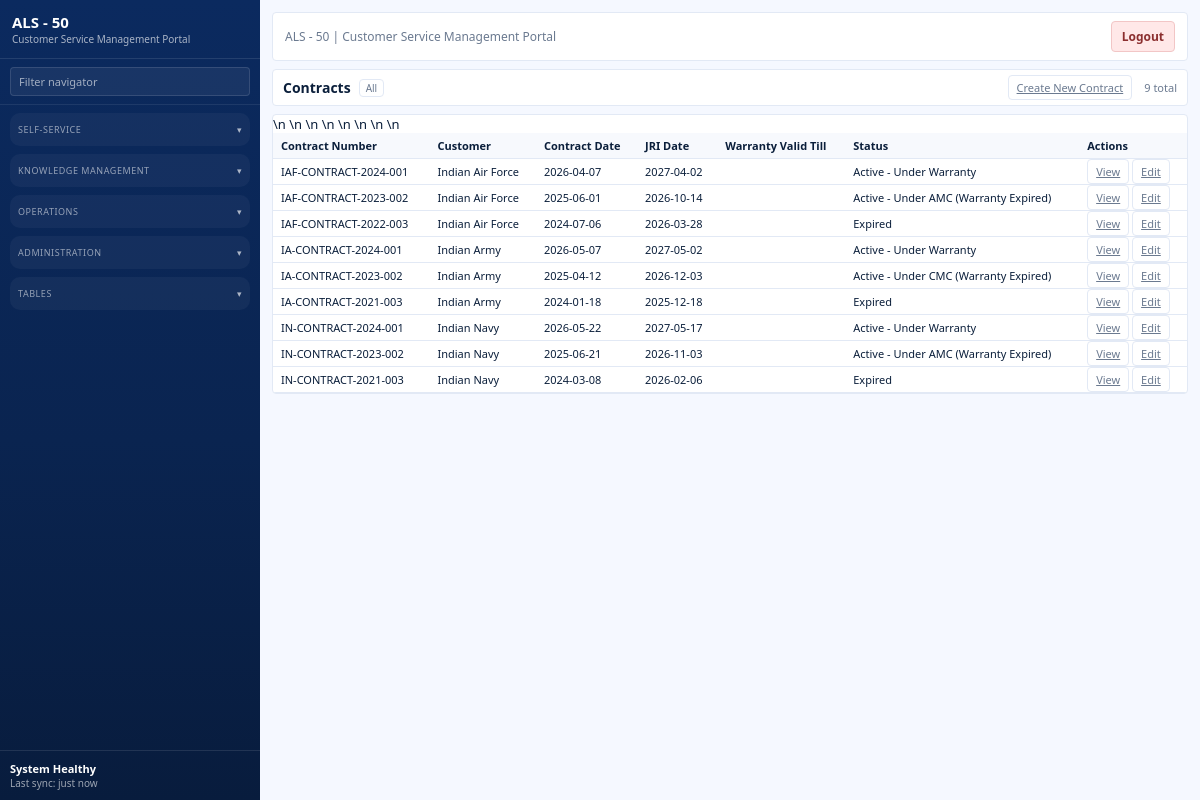
Page /admin/contracts on the committed database.
### models/entities.py (models this page shows)
class Contract(Base):
    __tablename__ = "contracts"
    id = Column(Integer, primary_key=True, index=True)
    number = Column(String(100), unique=True, nullable=False)
    customer_id = Column(Integer, nullable=True)
    data = Column(JSON, default=dict)
    created_at = Column(DateTime(timezone=True), server_default=func.now(), nullable=False)

class Customer(Base):
    __tablename__ = "customers"
    id = Column(Integer, primary_key=True, index=True)
    name = Column(String(200), nullable=False)
    data = Column(JSON, default=dict)
    created_at = Column(DateTime(timezone=True), server_default=func.now(), nullable=False)

### routers/admin.py (the view)
@router.get("/admin/contracts")
def contracts_list_page(request: Request, db: Session = Depends(get_db)):
    page = int(request.query_params.get("page", 1))
    db_contracts = db.query(Contract).order_by(Contract.id).all()
    all_contracts = [
        entity_to_dict(contract, db=db, top_level_fields=["number", "customer_id"])
        for contract in db_contracts
    ]
    import datetime
    today = datetime.date.today()
    for contract in all_contracts:
        valid_till = contract.get("valid_till")
        if valid_till:
            try:
                vt_date = datetime.datetime.strptime(valid_till, "%Y-%m-%d").date()
                if vt_date < today:
                    contract["status"] = "Expired"
            except Exception:
                pass
    pagination = paginate(all_contracts, page=page, per_page=50)
    context = build_template_context(request, contracts=pagination["items"], pagination=pagination)
    return templates.TemplateResponse(request, "contracts_list.html", context)

### templates/contracts_list.html (shortened to what this page needs)
{% extends "base.html" %}
{% block content %}
<section class="list-shell">
  <div class="list-bar">
    <div class="list-title">
      <h1>Contracts</h1>
      <span class="pill">All</span>
    </div>
    <div class="list-controls">
      <div class="list-actions">
        <a class="ghost small" href="/admin/contracts/new">Create New Contract</a>
      </div>
      <span class="list-meta">{{ pagination.total }} total</span>
    </div>
  </div>
  <div class="list-card">
    <table class="table dense">
      <thead>
        <tr> <th>Contract Number</th> <th>Customer</th> <th>Contract Date</th> <th>JRI Date</th> <th>Warranty Valid Till</th> <th>Status</th> <th>Actions</th> </tr>
      </thead>
      <tbody>
        {% for contract in contracts %}
        <tr>
          <td>{{ contract.number }}</td>
          <td>{{ contract.customer_name }}</td>
          <td>{{ contract.executed_on }}</td>
          <td>{{ contract.valid_till }}</td>
          <td>{{ contract.get('warranty_valid_till', '') if contract is mapping else '' }}</td>
          <td>{{ contract.status }}</td>
          <td>
            <a class="ghost small" href="/admin/contracts/{{ contract.id }}">View</a>
            <a class="ghost small" href="/admin/contracts/{{ contract.id }}/edit">Edit</a>
          </td>
        </tr>
        {% endfor %}
      </tbody>
    </table>
  </div>
</section>
{% endblock %}

### templates/base.html (shortened to what this page needs)
<!doctype html>
<html lang="en">
  <head>
    <link rel="stylesheet" href="/static/css/styles.css?v=1.1" />
  </head>
  <body class="si-app">
    <aside id="sidebar" class="si-sidebar">
      <div class="si-brand">
        <div>
          <div class="si-brand-name">ALS - 50</div>
          <div class="si-brand-sub">Customer Service Management Portal</div>
        </div>
      </div>
      <div class="si-filter">
        <input type="search" placeholder="Filter navigator" />
      </div>
      <nav class="si-nav">
        <details class="si-nav-group open">
          <summary class="si-nav-section">Self-Service</summary>
        </details>
        <details class="si-nav-group open">
          <summary class="si-nav-section">Knowledge Management</summary>
        </details>
        <details class="si-nav-group open">
          <summary class="si-nav-section">Operations</summary>
        </details>
        <details class="si-nav-group open">
          <summary class="si-nav-section">Administration</summary>
        </details>
        <details class="si-nav-group open">
          <summary class="si-nav-section">Tables</summary>
        </details>
      </nav>
      <div class="si-sidebar-footer">
        <div class="si-status">System Healthy</div>
        <div class="si-status-meta">Last sync: just now</div>
      </div>
    </aside>
    <div id="main" class="si-main">
      <div class="si-topbar">
        <div class="si-topbar-left">
          <div class="si-breadcrumb">
            <span>ALS - 50 | Customer Service Management Portal</span>
          </div>
        </div>
        <div class="si-topbar-right">
          <a class="si-btn si-logout" href="/logout">Logout</a>
        </div>
      </div>
      <main class="si-content">
        {% block content %}{% endblock %}
      </main>
    </div>
  </body>
</html>

### static/css/styles.css (style rules this page uses)
:root { --si-bg: #f5f8ff; --si-panel: #ffffff; --si-surface: #f6f9ff; --si-sidebar: #0f2e63; --si-sidebar-accent: #113a7a; --si-primary: #2b74d6; --si-primary-2: #1c59b3; --si-secondary: #0f172a; --si-text: #0b1f3b; --si-muted: #6b7a90; --si-card: #ffffff; --si-border: #e2e9f5; --si-shadow: 0 12px 28px rgba(15, 40, 90, 0.08); --si-shadow-soft: 0 6px 16px rgba(15, 40, 90, 0.06); }
* { box-sizing: border-box; }
body.si-app { background: var(--si-bg); font-family: "IBM Plex Sans", "Segoe UI", sans-serif; color: var(--si-text); margin: 0; font-size: 13px; }
.si-sidebar { width: 260px; background: linear-gradient(180deg, #0b2a5f 0%, #0a2450 55%, #081c3d 100%); color: #fff; min-height: 100vh; position: fixed; left: 0; top: 0; bottom: 0; display: flex; flex-direction: column; z-index: 1030; overflow: hidden; }
.si-sidebar { scrollbar-width: thin; scrollbar-color: #3d6aca rgba(255, 255, 255, 0.08); }
.si-brand { display: flex; align-items: center; gap: 12px; padding: 12px 12px; border-bottom: 1px solid rgba(255,255,255,0.1); }
.si-brand-name { font-weight: 700; font-size: 15px; }
.si-brand-sub { font-size: 10px; color: rgba(255,255,255,0.65); }
.si-filter { padding: 8px 10px; border-bottom: 1px solid rgba(255,255,255,0.08); }
.si-filter input { width: 100%; padding: 6px 8px; border-radius: 4px; border: 1px solid rgba(255,255,255,0.12); background: rgba(255,255,255,0.06); color: #fff; font: inherit; font-size: 11px; }
.si-filter input::placeholder { color: rgba(255,255,255,0.6); }
.si-nav { padding: 8px 10px 10px 10px; flex: 1; overflow-y: auto; }
.si-nav-group { border-radius: 10px; margin-bottom: 8px; overflow: hidden; }
.si-nav-group summary { list-style: none; cursor: pointer; margin: 0; padding: 10px 8px; }
.si-nav-group summary::after { content: "▾"; float: right; transition: transform 0.2s ease; color: rgba(255,255,255,0.65); }
.si-nav-group.open > summary { background: rgba(255,255,255,0.04); }
.si-nav-section { font-size: 9px; text-transform: uppercase; color: rgba(255,255,255,0.55); letter-spacing: 0.06em; }
.si-sidebar-footer { padding: 10px; border-top: 1px solid rgba(255,255,255,0.1); }
.si-status { font-size: 11px; font-weight: 600; }
.si-status-meta { font-size: 10px; color: rgba(255,255,255,0.6); }
.si-main { margin-left: 260px; min-height: 100vh; display: flex; flex-direction: column; gap: 8px; padding: 12px 12px 24px 12px; }
.si-topbar { display: flex; justify-content: space-between; align-items: center; background: var(--si-panel); border: 1px solid var(--si-border); border-radius: 4px; padding: 8px 12px; }
.si-topbar-left, .si-topbar-right { display: flex; align-items: center; gap: 10px; }
.si-breadcrumb { display: flex; align-items: center; gap: 6px; font-size: 12px; color: var(--si-muted); }
.si-btn { border-radius: 4px; border: 1px solid var(--si-border); padding: 6px 10px; background: #fff; font-size: 12px; cursor: pointer; }
.si-logout { background: #ffe8e8; border-color: #f2c6c6; color: #8b2f2f; font-weight: 600; text-decoration: none; }
.si-content { display: grid; gap: 8px; }
.list-shell { display: grid; gap: 8px; }
.list-bar, .list-footer { background: #ffffff; border: 1px solid var(--si-border); border-radius: 4px; padding: 5px 10px; display: flex; align-items: center; justify-content: space-between; font-size: 12px; }
.list-title { display: flex; align-items: center; gap: 8px; flex-wrap: wrap; }
.list-title h1 { margin: 0; font-size: 14px; }
.pill { background: transparent; border: 1px solid var(--si-border); color: var(--si-muted); padding: 1px 6px; border-radius: 4px; font-size: 10px; }
.list-controls { display: flex; align-items: center; gap: 12px; }
.list-actions { display: flex; gap: 6px; }
.list-card { background: #ffffff; border: 1px solid var(--si-border); border-radius: 4px; box-shadow: none; overflow: hidden; }
.list-meta { color: var(--si-muted); font-size: 11px; }
.table { width: 100%; border-collapse: collapse; }
.table th, .table td { text-align: left; padding: 5px 8px; border-bottom: 1px solid var(--si-border); font-size: 11px; }
.table th { background: #f7f9fd; font-weight: 600; }
.ghost, .small { border-radius: 4px; border: 1px solid var(--si-border); padding: 4px 8px; background: #ffffff; color: var(--si-muted); cursor: pointer; font-size: 11px; }

### rows in the picture
Contract: number "IAF-CONTRACT-2024-001"
Customer: customer_name "Indian Air Force" "Indian Air Force" "Indian Air Force"
Contract: number "IAF-CONTRACT-2023-002"
Contract: number "IAF-CONTRACT-2022-003"
Contract: number "IA-CONTRACT-2024-001"
Customer: customer_name "Indian Army" "Indian Army" "Indian Army"
Contract: number "IA-CONTRACT-2023-002"
Contract: number "IA-CONTRACT-2021-003"
Contract: number "IN-CONTRACT-2024-001"
Customer: customer_name "Indian Navy" "Indian Navy" "Indian Navy"
Contract: number "IN-CONTRACT-2023-002"
Contract: number "IN-CONTRACT-2021-003"

### other values in the picture
{{ pagination.total }} "9"
{{ contract.executed_on }} "2026-04-07" "2025-06-01" "2024-07-06" "2026-05-07" "2025-04-12" "2024-01-18" "2026-05-22" "2025-06-21" "2024-03-08"
{{ contract.valid_till }} "2027-04-02" "2026-10-14" "2026-03-28" "2027-05-02" "2026-12-03" "2025-12-18" "2027-05-17" "2026-11-03" "2026-02-06"
{{ contract.status }} "Active - Under Warranty" "Active - Under AMC (Warranty Expired)" "Expired" "Active - Under Warranty" "Active - Under CMC (Warranty Expired)" "Expired" "Active - Under Warranty" "Active - Under AMC (Warranty Expired)" "Expired"
